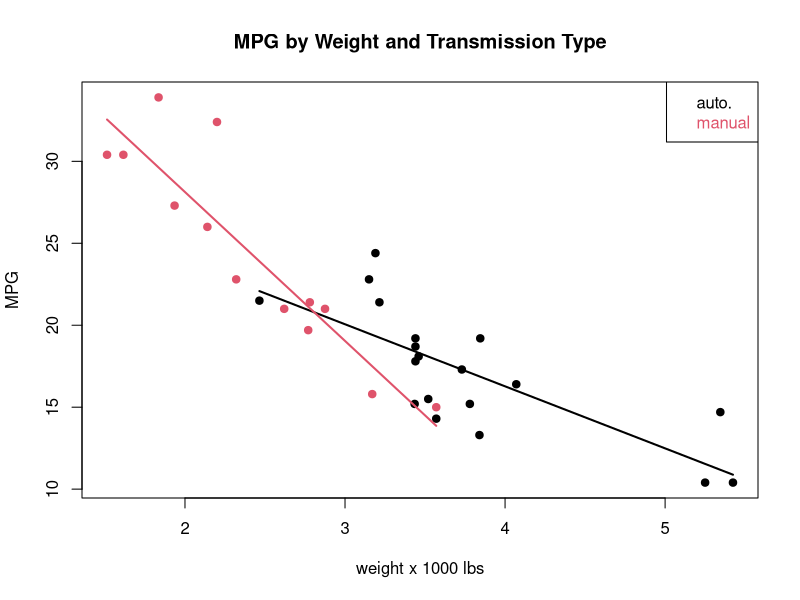
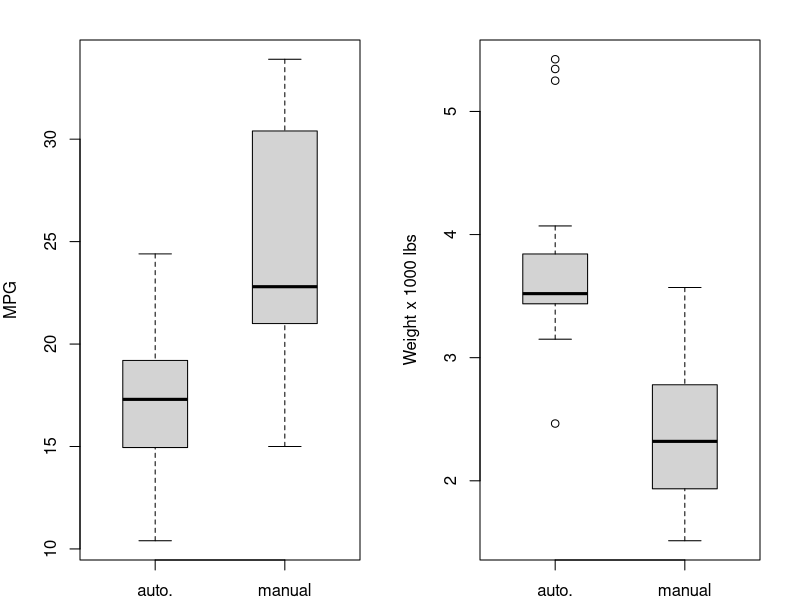
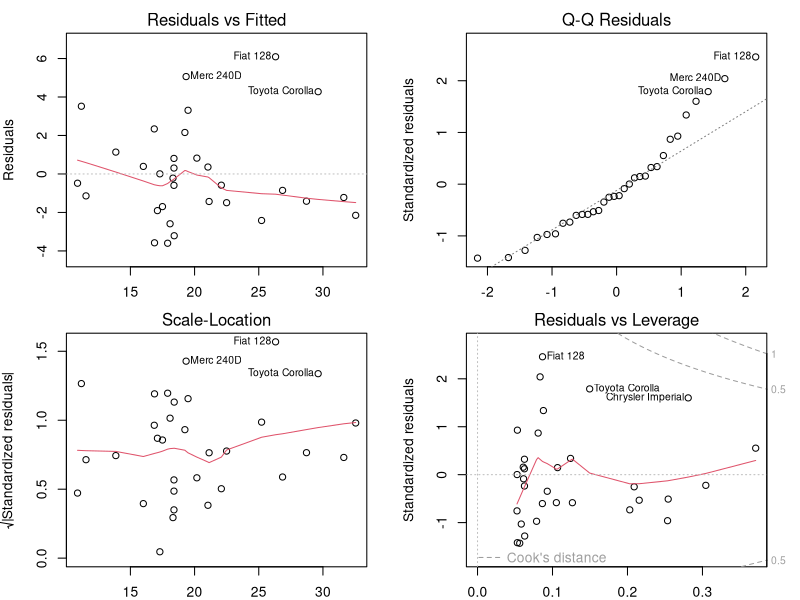

The R source for these figures, in order:
## ---- chunk 1
fit3 <- lm(mpg ~ am + wt + am*wt, mtcars)
fit3$coefficients
## ---- chunk 2
par(mfrow = c(1,1))
fitA3 <- lm(mpg ~ wt, mtcars[mtcars$am==0, ])
fitM3 <- lm(mpg ~ wt, mtcars[mtcars$am==1, ])
with(mtcars, plot(wt, mpg, col=am+1, pch=19, 
                  xlab="weight x 1000 lbs", ylab="MPG"))
lines(fitA3$model[,2], predict(fitA3), type="l", lwd=2, col=1)
lines(fitM3$model[,2], predict(fitM3), type="l", lwd=2, col=2)
title(main="MPG by Weight and Transmission Type")
legend("topright", legend=c("auto.", "manual"), text.col=1:2)

## ---- chunk 3
## Model with all variables.
summary(lm(mpg ~ ., mtcars))
## ---- chunk 4
par(mfrow = c(1,2))
par(mar=c(2,4,2,2))
with(mtcars, boxplot(mpg ~ am, names=c("auto.", "manual"), boxwex=0.5, ylab="MPG"))
with(mtcars, boxplot(wt ~ am, names=c("auto.", "manual"), boxwex=0.5, ylab="Weight x 1000 lbs"))

## ---- chunk 5
## The selected model:
summary(fit3)
## ---- chunk 6
## Coefficients of the models separated by transmission type for plotting:
fitA3$coefficients
fitM3$coefficients
## ---- chunk 7
## Diagnostics of the selected model:
par(mfrow=c(2,2))
plot(fit3)
